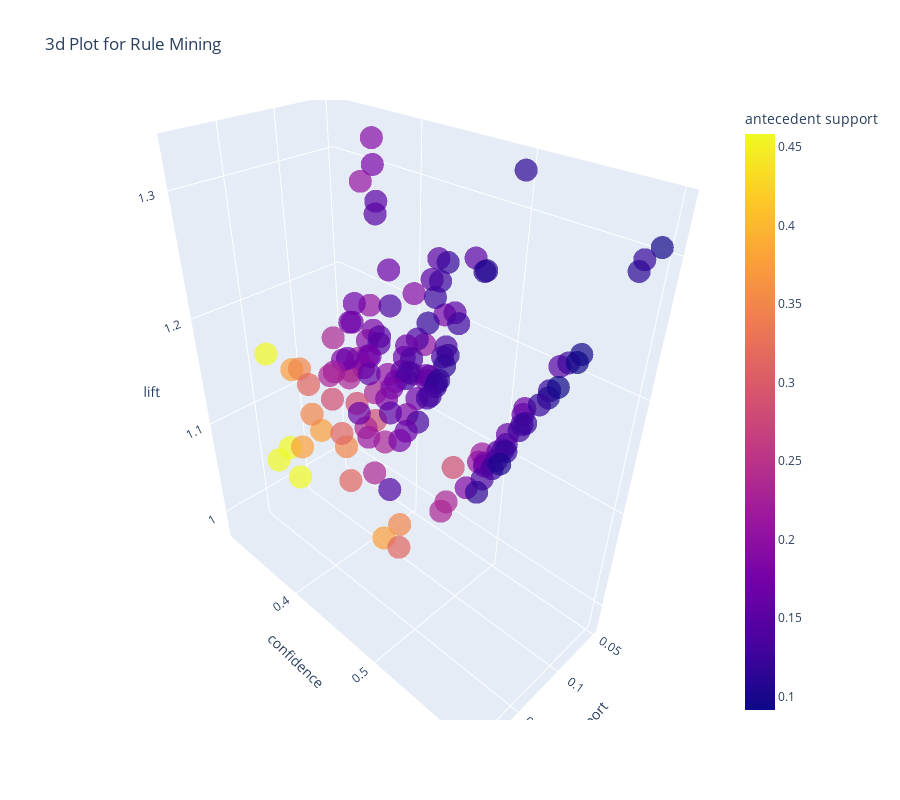

Notebook source saved alongside this figure:
### Code cell
plot_model(ml_model, plot = '3d')

# Plot is not generating for this model.

### Figure 1 — Plotly figure (JSON) as saved in the notebook; plotly's stock layout.template omitted (floating-point values rounded to 4 significant figures; data arrays with more than 128 entries replaced by an {"elided": "..."} marker saying what was removed)
{"data": [{"customdata": {"elided": "132 rows, 294 str values in total"}, "hovertemplate": "support=%{x}<br>confidence=%{y}<br>lift=%{z}<br>antecedents=%{customdata[0]}<br>consequents=%{customdata[1]}<br>antecedent support=%{marker.color}<extra></extra>", "legendgroup": "", "marker": {"color": {"elided": "132 float values"}, "coloraxis": "coloraxis", "opacity": 0.7, "symbol": "circle"}, "mode": "markers", "name": "", "scene": "scene", "showlegend": false, "x": {"elided": "132 float values"}, "y": {"elided": "132 float values"}, "z": {"elided": "132 float values"}, "type": "scatter3d"}], "layout": {"scene": {"domain": {"x": [0, 1], "y": [0, 1]}, "xaxis": {"title": {"text": "support"}}, "yaxis": {"title": {"text": "confidence"}}, "zaxis": {"title": {"text": "lift"}}}, "coloraxis": {"colorbar": {"title": {"text": "antecedent support"}}, "colorscale": [[0, "#0d0887"], [0.1111, "#46039f"], [0.2222, "#7201a8"], [0.3333, "#9c179e"], [0.4444, "#bd3786"], [0.5556, "#d8576b"], [0.6667, "#ed7953"], [0.7778, "#fb9f3a"], [0.8889, "#fdca26"], [1, "#f0f921"]]}, "legend": {"tracegroupgap": 0}, "title": {"text": "3d Plot for Rule Mining"}, "height": 800, "width": 900}}
